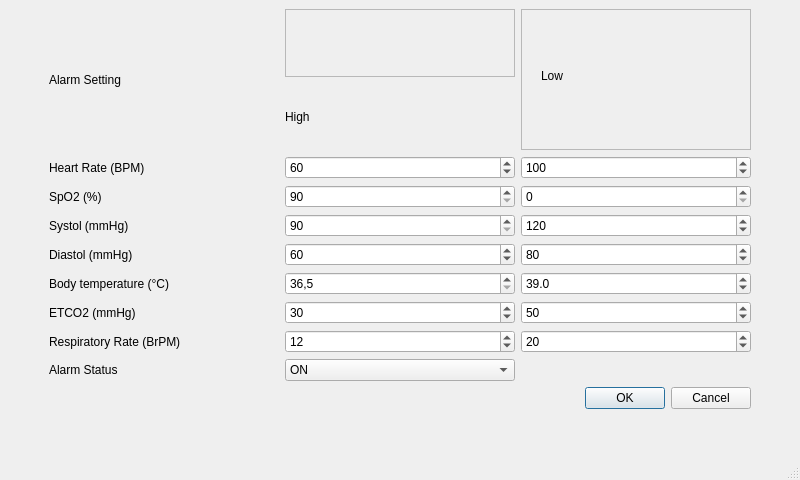
<?xml version="1.0" encoding="UTF-8"?>
<ui version="4.0">
 <class>MainWindow</class>
 <widget class="QMainWindow" name="MainWindow">
  <property name="geometry">
   <rect>
    <x>0</x>
    <y>0</y>
    <width>800</width>
    <height>480</height>
   </rect>
  </property>
  <property name="minimumSize">
   <size>
    <width>800</width>
    <height>480</height>
   </size>
  </property>
  <property name="windowTitle">
   <string>MainWindow</string>
  </property>
  <widget class="QWidget" name="centralwidget">
   <layout class="QGridLayout" name="gridLayout">
    <item row="0" column="1">
     <widget class="QLabel" name="label_3">
      <property name="text">
       <string>Alarm Setting</string>
      </property>
     </widget>
    </item>
    <item row="9" column="1">
     <widget class="QLabel" name="label_8">
      <property name="text">
       <string>Respiratory Rate (BrPM)</string>
      </property>
     </widget>
    </item>
    <item row="9" column="2">
     <widget class="QDoubleSpinBox" name="respHigh">
      <property name="decimals">
       <number>0</number>
      </property>
      <property name="maximum">
       <double>1000.000000000000000</double>
      </property>
      <property name="value">
       <double>12.000000000000000</double>
      </property>
     </widget>
    </item>
    <item row="2" column="3">
     <widget class="QDoubleSpinBox" name="HRlow">
      <property name="specialValueText">
       <string/>
      </property>
      <property name="decimals">
       <number>0</number>
      </property>
      <property name="maximum">
       <double>1000.000000000000000</double>
      </property>
      <property name="value">
       <double>100.000000000000000</double>
      </property>
     </widget>
    </item>
    <item row="4" column="3">
     <widget class="QDoubleSpinBox" name="sysLow">
      <property name="decimals">
       <number>0</number>
      </property>
      <property name="maximum">
       <double>1000.000000000000000</double>
      </property>
      <property name="value">
       <double>120.000000000000000</double>
      </property>
     </widget>
    </item>
    <item row="5" column="2">
     <widget class="QDoubleSpinBox" name="diasHigh">
      <property name="specialValueText">
       <string>60</string>
      </property>
      <property name="decimals">
       <number>0</number>
      </property>
      <property name="maximum">
       <double>1000.000000000000000</double>
      </property>
      <property name="value">
       <double>60.000000000000000</double>
      </property>
     </widget>
    </item>
    <item row="12" column="2" colspan="2">
     <layout class="QHBoxLayout" name="horizontalLayout">
      <item>
       <widget class="QDialogButtonBox" name="buttonBox">
        <property name="standardButtons">
         <set>QDialogButtonBox::Cancel|QDialogButtonBox::Ok</set>
        </property>
       </widget>
      </item>
     </layout>
    </item>
    <item row="2" column="2">
     <widget class="QDoubleSpinBox" name="HRhigh">
      <property name="specialValueText">
       <string/>
      </property>
      <property name="decimals">
       <number>0</number>
      </property>
      <property name="maximum">
       <double>1000.000000000000000</double>
      </property>
      <property name="value">
       <double>60.000000000000000</double>
      </property>
     </widget>
    </item>
    <item row="5" column="3">
     <widget class="QDoubleSpinBox" name="diasLow">
      <property name="decimals">
       <number>0</number>
      </property>
      <property name="maximum">
       <double>1000.000000000000000</double>
      </property>
      <property name="value">
       <double>80.000000000000000</double>
      </property>
     </widget>
    </item>
    <item row="11" column="1">
     <widget class="QLabel" name="label_9">
      <property name="text">
       <string>Alarm Status</string>
      </property>
     </widget>
    </item>
    <item row="6" column="2">
     <widget class="QDoubleSpinBox" name="tempHigh">
      <property name="specialValueText">
       <string>36,5</string>
      </property>
      <property name="decimals">
       <number>1</number>
      </property>
      <property name="maximum">
       <double>1000.000000000000000</double>
      </property>
     </widget>
    </item>
    <item row="11" column="2">
     <widget class="QComboBox" name="alarmInput">
      <item>
       <property name="text">
        <string>ON</string>
       </property>
      </item>
      <item>
       <property name="text">
        <string>OFF</string>
       </property>
      </item>
     </widget>
    </item>
    <item row="5" column="1">
     <widget class="QLabel" name="label_5">
      <property name="text">
       <string>Diastol (mmHg)</string>
      </property>
     </widget>
    </item>
    <item row="7" column="1">
     <widget class="QLabel" name="label_7">
      <property name="text">
       <string>ETCO2 (mmHg)</string>
      </property>
     </widget>
    </item>
    <item row="4" column="2">
     <widget class="QDoubleSpinBox" name="sysHigh">
      <property name="specialValueText">
       <string>90</string>
      </property>
      <property name="decimals">
       <number>0</number>
      </property>
      <property name="maximum">
       <double>1000.000000000000000</double>
      </property>
     </widget>
    </item>
    <item row="7" column="2">
     <widget class="QDoubleSpinBox" name="etco2High">
      <property name="decimals">
       <number>0</number>
      </property>
      <property name="maximum">
       <double>1000.000000000000000</double>
      </property>
      <property name="value">
       <double>30.000000000000000</double>
      </property>
     </widget>
    </item>
    <item row="5" column="4">
     <spacer name="horizontalSpacer_2">
      <property name="orientation">
       <enum>Qt::Horizontal</enum>
      </property>
      <property name="sizeType">
       <enum>QSizePolicy::Maximum</enum>
      </property>
      <property name="sizeHint" stdset="0">
       <size>
        <width>40</width>
        <height>20</height>
       </size>
      </property>
     </spacer>
    </item>
    <item row="4" column="1">
     <widget class="QLabel" name="label_4">
      <property name="text">
       <string>Systol (mmHg)</string>
      </property>
     </widget>
    </item>
    <item row="3" column="1">
     <widget class="QLabel" name="label_2">
      <property name="text">
       <string>SpO2 (%)</string>
      </property>
     </widget>
    </item>
    <item row="9" column="3">
     <widget class="QDoubleSpinBox" name="respLow">
      <property name="decimals">
       <number>0</number>
      </property>
      <property name="maximum">
       <double>1000.000000000000000</double>
      </property>
      <property name="value">
       <double>20.000000000000000</double>
      </property>
     </widget>
    </item>
    <item row="7" column="3">
     <widget class="QDoubleSpinBox" name="etco2low">
      <property name="decimals">
       <number>0</number>
      </property>
      <property name="maximum">
       <double>1000.000000000000000</double>
      </property>
      <property name="value">
       <double>50.000000000000000</double>
      </property>
     </widget>
    </item>
    <item row="3" column="3">
     <widget class="QDoubleSpinBox" name="spO2low">
      <property name="decimals">
       <number>0</number>
      </property>
      <property name="maximum">
       <double>100.000000000000000</double>
      </property>
     </widget>
    </item>
    <item row="6" column="1">
     <widget class="QLabel" name="label_6">
      <property name="text">
       <string>Body temperature (°C)</string>
      </property>
     </widget>
    </item>
    <item row="13" column="2">
     <spacer name="verticalSpacer">
      <property name="orientation">
       <enum>Qt::Vertical</enum>
      </property>
      <property name="sizeType">
       <enum>QSizePolicy::Maximum</enum>
      </property>
      <property name="sizeHint" stdset="0">
       <size>
        <width>20</width>
        <height>40</height>
       </size>
      </property>
     </spacer>
    </item>
    <item row="6" column="3">
     <widget class="QDoubleSpinBox" name="tempLow">
      <property name="specialValueText">
       <string>38,0</string>
      </property>
      <property name="decimals">
       <number>1</number>
      </property>
      <property name="maximum">
       <double>1000.000000000000000</double>
      </property>
      <property name="value">
       <double>39.000000000000000</double>
      </property>
     </widget>
    </item>
    <item row="3" column="2">
     <widget class="QDoubleSpinBox" name="spO2high">
      <property name="specialValueText">
       <string>90</string>
      </property>
      <property name="decimals">
       <number>0</number>
      </property>
      <property name="maximum">
       <double>1000.000000000000000</double>
      </property>
     </widget>
    </item>
    <item row="5" column="0">
     <spacer name="horizontalSpacer">
      <property name="orientation">
       <enum>Qt::Horizontal</enum>
      </property>
      <property name="sizeType">
       <enum>QSizePolicy::Maximum</enum>
      </property>
      <property name="sizeHint" stdset="0">
       <size>
        <width>40</width>
        <height>20</height>
       </size>
      </property>
     </spacer>
    </item>
    <item row="2" column="1">
     <widget class="QLabel" name="label">
      <property name="text">
       <string>Heart Rate (BPM)</string>
      </property>
     </widget>
    </item>
    <item row="0" column="2">
     <layout class="QVBoxLayout" name="verticalLayout">
      <item>
       <widget class="QFrame" name="frame">
        <property name="frameShape">
         <enum>QFrame::StyledPanel</enum>
        </property>
        <property name="frameShadow">
         <enum>QFrame::Raised</enum>
        </property>
       </widget>
      </item>
      <item>
       <widget class="QLabel" name="label_10">
        <property name="text">
         <string>High</string>
        </property>
       </widget>
      </item>
     </layout>
    </item>
    <item row="0" column="3">
     <layout class="QVBoxLayout" name="verticalLayout_2">
      <item>
       <widget class="QFrame" name="frame_2">
        <property name="frameShape">
         <enum>QFrame::StyledPanel</enum>
        </property>
        <property name="frameShadow">
         <enum>QFrame::Raised</enum>
        </property>
        <widget class="QLabel" name="label_11">
         <property name="geometry">
          <rect>
           <x>20</x>
           <y>60</y>
           <width>47</width>
           <height>14</height>
          </rect>
         </property>
         <property name="text">
          <string>Low</string>
         </property>
        </widget>
       </widget>
      </item>
     </layout>
    </item>
   </layout>
  </widget>
  <widget class="QMenuBar" name="menubar">
   <property name="geometry">
    <rect>
     <x>0</x>
     <y>0</y>
     <width>800</width>
     <height>22</height>
    </rect>
   </property>
  </widget>
  <widget class="QStatusBar" name="statusbar"/>
 </widget>
 <resources/>
 <connections/>
</ui>
